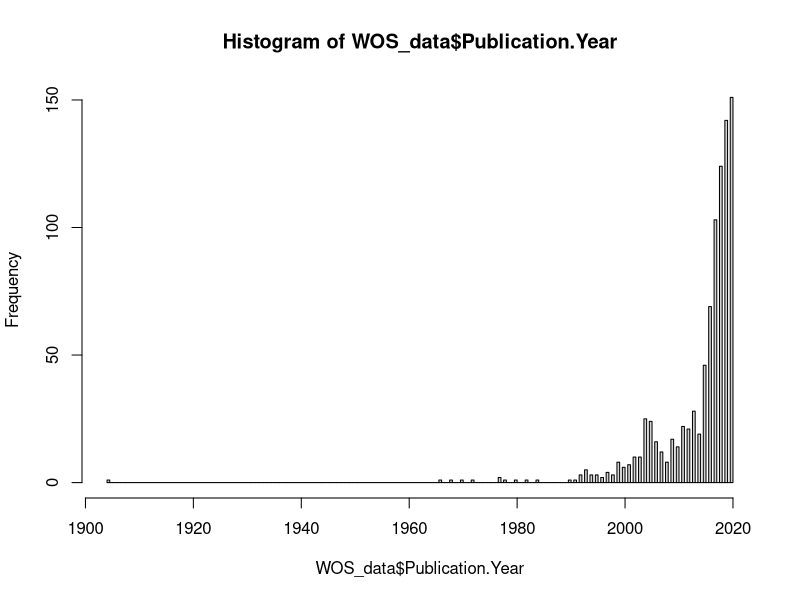
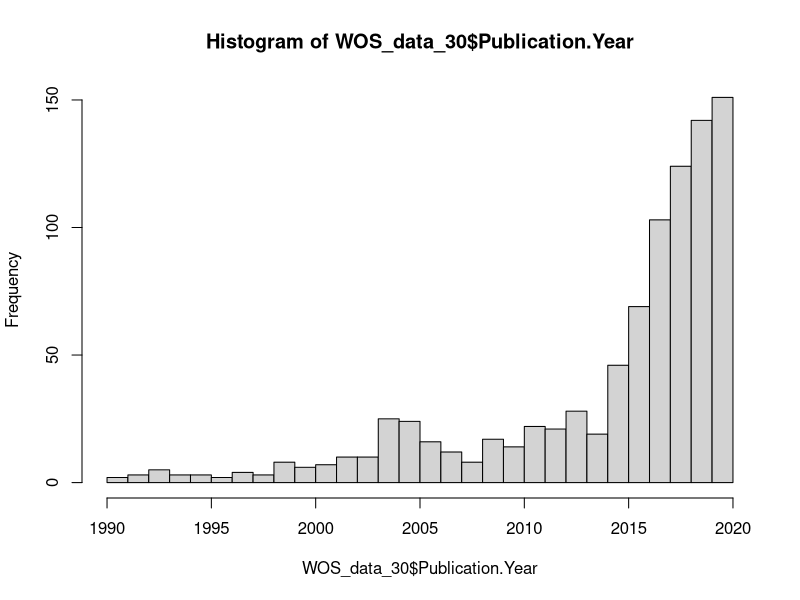
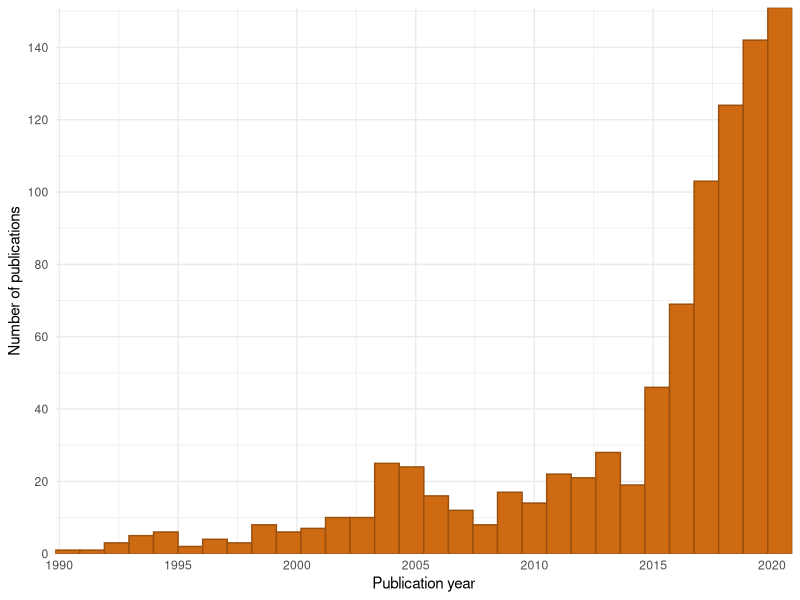
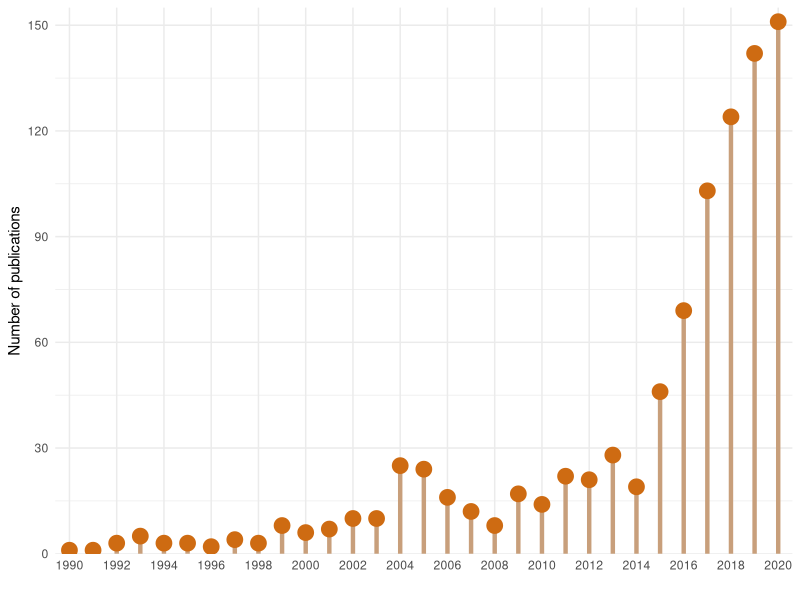
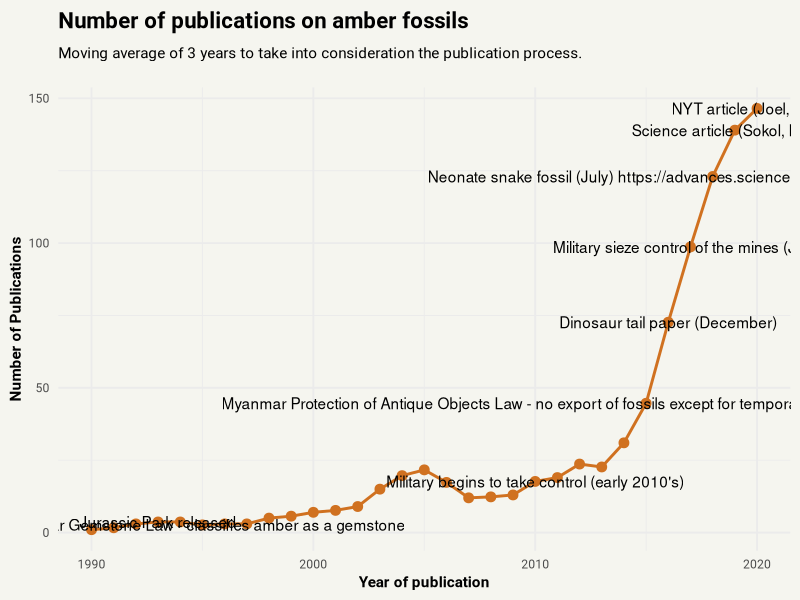
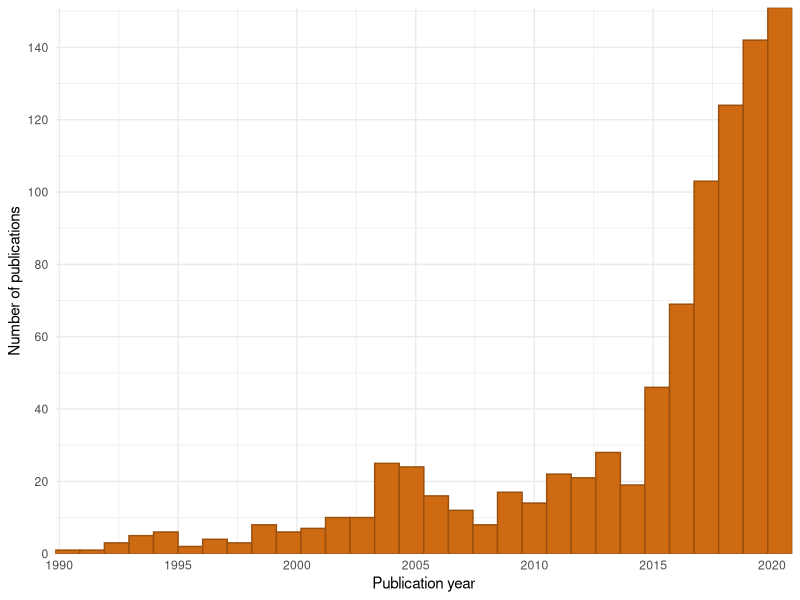
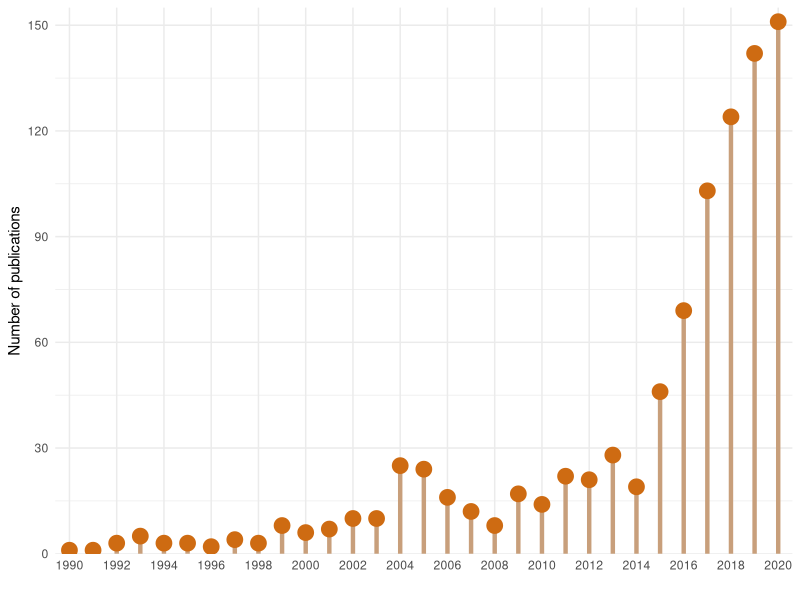
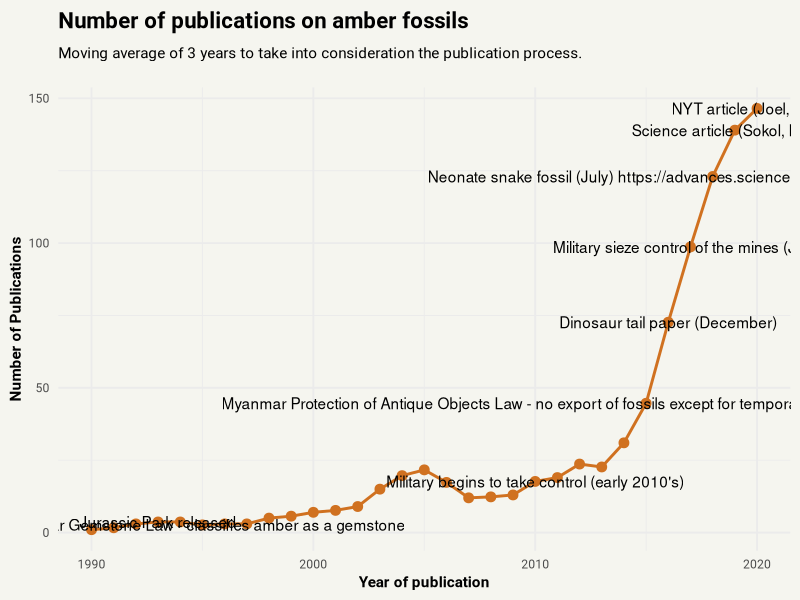

R code for these plots, in order: (Note: this script raises an error after producing the figures.)
# _________________________
#
#  Web of Science data
#
# _________________________

library(tidyverse)

## Import full dataset
WOS_data <-  read.csv("./data/webofscience.csv", skip = 4, header = T)
glimpse(WOS_data) # have a peek
hist(WOS_data$Publication.Year, breaks = 200) # crude histogram of all data


## Subset to last 30 years:
WOS_data_30 <- subset(WOS_data, Publication.Year >+ 1989)
hist(WOS_data_30$Publication.Year, breaks = 30)


## Make it faaaaaaancy ;)

pubs_per_yr <- ggplot(data=WOS_data_30, aes(Publication.Year)) +
  geom_histogram(col="#9B4F0C", fill="#CE6B12", bins = 30) + # Canva social science lesson colour scheme
  theme_minimal() + labs(x = "Publication year", y = "Number of publications") +
  scale_x_continuous(breaks = seq(1990, 2020, 5), expand = c(0, 0)) +
  scale_y_continuous(breaks = seq(0, 144, 20), expand = c(0, 0))
pubs_per_yr
ggsave("./plots/pubs_per_yr_hist.pdf", plot = pubs_per_yr, width = 30, height = 12, units = "cm")

## Lollipop, lollipop, oh lolly lolly lollipop :)

## Get frequency table for publications per year
pubs_year <- as.data.frame(table(WOS_data_30$Publication.Year))
names(pubs_year)[1] <- "Year" # rename column headings
names(pubs_year)[2] <- "total_pubs"
head(pubs_year)


pubs_per_yr_lollipop <- ggplot(data=pubs_year, aes(x=Year, y = total_pubs)) +
  geom_segment(aes(x=Year, xend=Year, y = 0, yend = total_pubs), color="#C89F7B", size=1.5) +
  geom_point(colour = "#CE6B12", size = 5) + # Canva social science lesson colour scheme
  theme_minimal() + labs(x = "", y = "Number of publications") +
  scale_x_discrete(breaks = seq(1990, 2020, 2)) +
  scale_y_continuous(limits = c(0, 155), breaks = seq(0, 155, 30), expand = c(0, 0))
pubs_per_yr_lollipop

ggsave("./plots/pubs_per_yr_lollipop.pdf", plot = pubs_per_yr_lollipop, width = 25, height = 15, units = "cm")


#PaleoPercs
WOS_summary <- WOS_data_30 %>% group_by(Publication.Year) %>% 
  tally() %>% 
  mutate(ra = caTools::runmean(n, 3, alg="C"))

theme_set(theme_minimal(base_size=14) %+replace%
            theme(legend.title = element_text(
              face="bold"),
              text=element_text(family="Roboto"),
              axis.title = element_text(face="bold"),
              legend.position="bottom",
              plot.background = element_rect(fill="#f5f5ef", colour=NA),
              plot.title = element_text(face="bold", hjust=0, size=16))
)

timeline <- read.csv(file.path("data", "timeline.csv"))
timeline <- timeline[timeline$Events != "",]

timeline <- merge(WOS_summary, timeline[,c(1,2)], by.x="Publication.Year", by.y="Year")

google <- read.csv(file.path("data", "google_trends.csv"), skip=2)
colnames(google) <- c("Date", "Freq")
google$year <- gsub(".*/(\\d+{4})$", "\\1", google$Date)

google_summary <- google %>% group_by(year) %>% 
  summarise(n=sum(Freq))

ggplot(data=WOS_summary, aes(x=Publication.Year, y=ra)) + 
  geom_line(size=1, col="#d07120ff") + 
  geom_point(size=3, col="#d07120ff") +
  geom_text(data=timeline, aes(x=Publication.Year, y=ra, label=Events), inherit.aes = FALSE)+
  labs(x="Year of publication", 
       y="Number of Publications",
       subtitle = "\nMoving average of 3 years to take into consideration the publication process.\n") +
  ggtitle("Number of publications on amber fossils") 

ggsave(file.path("plots", "PaleoPercs_timeline.svg"), 
       w=8, h=5
)

# Funding

funding_organisations <- WOS_data_30[grep("amber", WOS_data_30$Article.Title),]$Funding.Orgs
funding_organisations <- funding_organisations[funding_organisations!= ""]
funding_organisations <- unlist(strsplit(funding_organisations, ";"))

funding_organisations <- gsub("(\\[.*\\])", "", funding_organisations) # remove funding numbers


funders <- data.frame(table(funding_organisations), stringsAsFactors = FALSE)
funders$funding_organisations <- as.character(funders$funding_organisations)

funders$country <- NA
funders$country[grep("China|Zhejiang|Chang-jiang|Shandong|CAS|Gansu|Tibet|Chinese|Beijing|Jiangsu|Shanghai|Capital Normal University|Guizhou|Nanjing|Guangzhou|Qingdao|Heibei", funders$funding_organisations)] <- "China"
funders$country[grep("Russia", funders$funding_organisations)] <- "Russia"
funders$country[grep("Japan", funders$funding_organisations)] <- "Japan"
funders$country[grep("DFG|Berlin|Alexander von Humboldt|German|Volkswagen", funders$funding_organisations)] <- "Germany"
funders$country[grep("Czech|Prague", funders$funding_organisations)] <- "Czechia"
funders$country[grep("Canada|Alberta", funders$funding_organisations)] <- "Canada"
funders$country[grep("Spain|Spanish", funders$funding_organisations)] <- "Spain"
funders$country[grep("NSF|U\\.S\\.|Utah|Paleontological Society|New York|Tennessee|US", funders$funding_organisations)] <- "USA"
funders$country[grep("Poland|Polish|Katowice", funders$funding_organisations)] <- "Poland"
funders$country[grep("CNRS|FNRS|Rennes|France|French", funders$funding_organisations)] <- "France"
funders$country[grep("Australia|Adelaide|Sydney", funders$funding_organisations)] <- "Australia"
funders$country[grep("CNPq|FAPESP", funders$funding_organisations)] <- "Brazil"
funders$country[grep("Slovak", funders$funding_organisations)] <- "Slovakia"
funders$country[grep("Europe", funders$funding_organisations)] <- "EU"
funders$country[grep("King Saud", funders$funding_organisations)] <- "Saudi Arabia"
funders$country[grep("KwaZulu", funders$funding_organisations)] <- "South Africa"
funders$country[grep("UNESCO", funders$funding_organisations)] <- "UN"
funders$country[grep("Hungar", funders$funding_organisations)] <- "Hungary"
funders$country[grep("HKU", funders$funding_organisations)] <- "Hong Kong"
funders$country[grep("Leban", funders$funding_organisations)] <- "Lebanon"


funders$funding_organisations[is.na(funders$country)]

#manual
write.csv(funders, file.path("output", "funding_organisations.csv"), row.names = FALSE)
